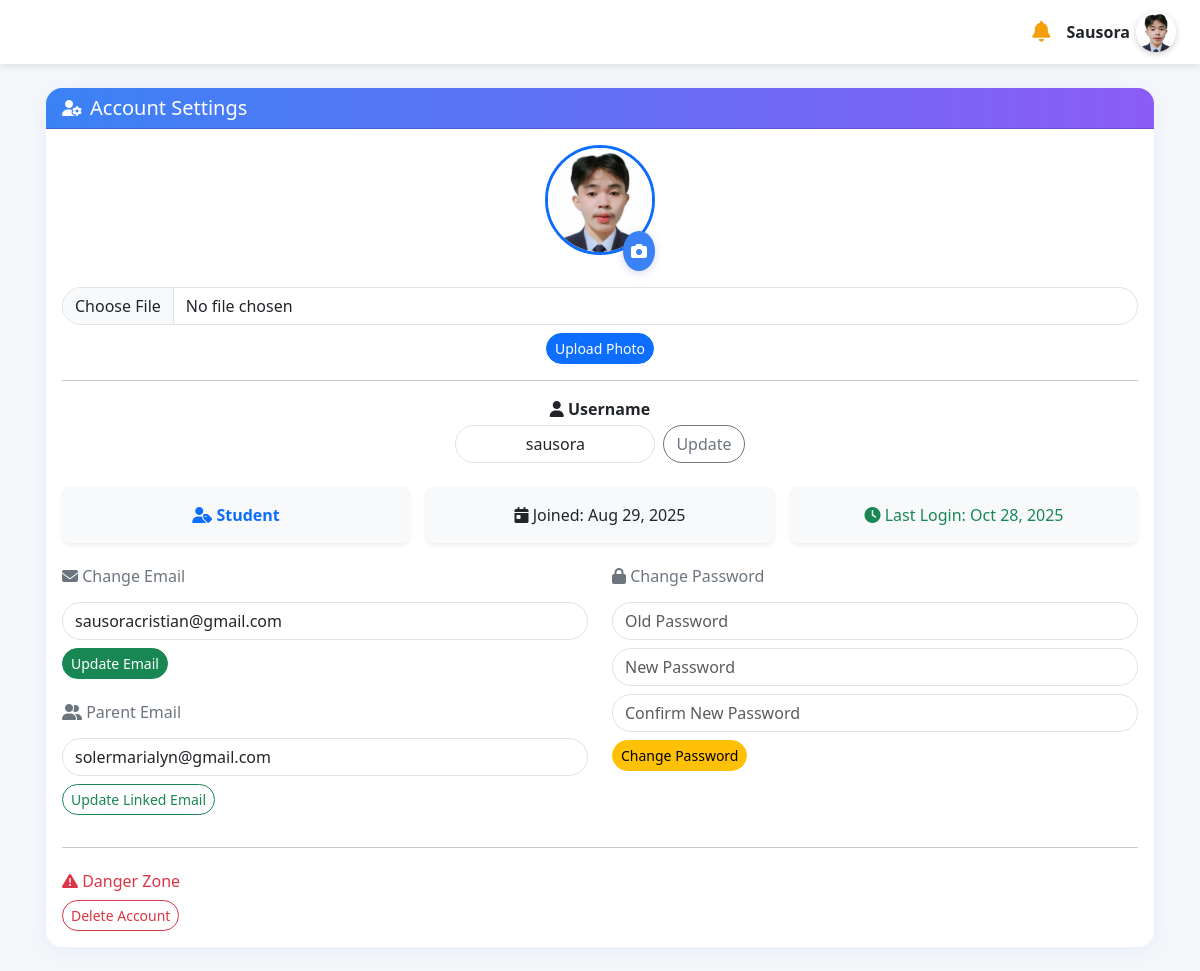
Page /accounts/settings/ (signed in) on the committed database.
### accounts/models.py (models this page shows, shortened)
class User(AbstractUser):
    ROLE_CHOICES = [
        ('student', 'Student'),
        ('teacher', 'Teacher'),
        ('parent', 'Parent'),
        ('admin', 'Admin'),
        ("school_admin", "School Admin"),
    ]
    role = models.CharField(
        max_length=20,
        choices=ROLE_CHOICES,
        blank=True,   # ✅ allow empty
        null=True     # ✅ allow NULL in DB
    )

class Profile(models.Model):
    user = models.OneToOneField(settings.AUTH_USER_MODEL, on_delete=models.CASCADE)
    avatar = models.ImageField(upload_to='avatars/', blank=True, null=True)  # Local uploads
    avatar_url = models.URLField(blank=True, null=True)  # For Google or external URLs
    @property
    def display_avatar(self):
        if self.avatar:
            return self.avatar.url
        elif self.avatar_url:
            return self.avatar_url
        return None

### accounts/views.py (the view, shortened to what this page needs)
# urls.py: path('settings/', views.settings_view, name='settings'),
@login_required
def settings_view(request):
    user = request.user
    profile = user.profile
    parent_email = None  # new variable
    if user.role == "student":
        parent = user.linked_parents.first()
        if parent:
            parent_email = parent.user.email
    elif user.role == "parent":
        student = user.parent_profile.students.first()
        if student:
            parent_email = student.email
    return render(request, "accounts/settings.html", {
        "user": user,
        "parent_email": parent_email,  # send to template
    })

### accounts/templates/accounts/settings.html (shortened to what this page needs)
{% load static %}
<!DOCTYPE html>
<html lang="en">
<head>
  <link href="https://cdn.jsdelivr.net/npm/bootstrap@5.3.0/dist/css/bootstrap.min.css" rel="stylesheet">
  <link href="https://cdnjs.cloudflare.com/ajax/libs/font-awesome/6.4.0/css/all.min.css" rel="stylesheet">
</head>
<body>
  <header class="header">
    <i class="fas fa-bell notification-icon"></i>
    <div class="user-profile" id="userProfileDropdown">
      <span class="fw-semibold d-none d-sm-block">{{ user.first_name }}</span>
      <div class="user-avatar" id="userAvatarBtn">
        {% if user.profile.display_avatar %}
          <img src="{{ user.profile.display_avatar }}" alt="User Avatar">
        {% else %}
          <div class="bg-primary text-white d-flex justify-content-center align-items-center rounded-circle"
               style="width:40px; height:40px; font-weight:bold; font-size:18px;">
            {{ user.first_name|default:user.username|first|upper }}
          </div>
        {% endif %}
      </div>
    </div>
  </header>
  <main class="content-area container py-4">
    <div class="card">
      <div class="card-header d-flex align-items-center">
        <i class="fas fa-user-cog me-2"></i> <h5 class="mb-0">Account Settings</h5>
      </div>
      <div class="card-body">
        <div class="text-center mb-4">
          <div class="position-relative d-inline-block">
            {% if user.profile.display_avatar %}
              <img src="{{ user.profile.display_avatar }}" class="rounded-circle mb-3"
                   style="width: 110px; height: 110px; object-fit: cover; border: 3px solid #0d6efd;">
            {% else %}
              <div class="rounded-circle bg-primary text-white d-flex align-items-center justify-content-center mb-3"
                   style="width: 110px; height: 110px; font-size: 40px;">
                {{ user.first_name|default:user.username|first|upper }}
              </div>
            {% endif %}
            <button class="camera-btn" data-bs-toggle="modal" data-bs-target="#changePhotoModal">
              <i class="fas fa-camera text-white"></i>
            </button>
          </div>
          <form method="POST" enctype="multipart/form-data" class="mt-3">
            <input type="file" name="avatar" accept="image/*" class="form-control mb-2" required>
            <button type="submit" class="btn btn-primary btn-sm">Upload Photo</button>
          </form>
          <hr>
          <label class="form-label fw-bold mb-1"><i class="fas fa-user"></i> Username</label>
          <div class="d-flex justify-content-center gap-2">
            <form method="POST" class="d-flex gap-2">
              <input type="text" class="form-control text-center" style="max-width:200px;" name="username" value="{{ user.username }}" required>
              <button type="submit" class="btn btn-outline-secondary">Update</button>
            </form>
          </div>
        </div>
        <div class="row text-center g-3 mb-4">
          <div class="col-12 col-md-4">
            <div class="bg-light p-3 rounded-3 shadow-sm">
              <span class="text-primary fw-bold"><i class="fas fa-user-tag"></i> {{ user.role|title }}</span>
            </div>
          </div>
          <div class="col-12 col-md-4">
            <div class="bg-light p-3 rounded-3 shadow-sm">
              <i class="fas fa-calendar-day"></i> Joined: {{ user.date_joined|date:"M d, Y" }}
            </div>
          </div>
          <div class="col-12 col-md-4">
            <div class="bg-light p-3 rounded-3 shadow-sm text-success">
              <i class="fas fa-clock"></i> Last Login: {{ user.last_login|date:"M d, Y" }}
            </div>
          </div>
        </div>
<div class="row g-4">
  <div class="col-md-6">
    <h6 class="text-secondary mb-3"><i class="fas fa-envelope"></i> Change Email</h6>
    <form method="POST" class="mb-4">
      <input type="email" name="email" value="{{ user.email }}" class="form-control mb-2" required>
      <button type="submit" class="btn btn-success btn-sm">Update Email</button>
    </form>
    <h6 class="text-secondary mb-3">
      <i class="fas fa-user-friends"></i>
      {% if user.role == "student" %}Parent Email{% elif user.role == "parent" %}Child Email{% else %}Linked Email{% endif %}
    </h6>
    <form method="POST" class="mb-3">
      <input
        type="email"
        name="email"
        value="{{ parent_email|default_if_none:'' }}"
        class="form-control mb-2"
        placeholder="{% if user.role == 'student' %}No parent linked yet{% elif user.role == 'parent' %}No student linked yet{% else %}No linked account{% endif %}"
        required
      >
      <button type="submit" class="btn btn-outline-success btn-sm">Update Linked Email</button>
    </form>
  </div>
  <div class="col-md-6">
    <h6 class="text-secondary mb-3"><i class="fas fa-lock"></i> Change Password</h6>
    <form method="POST">
      <input type="password" name="old_password" placeholder="Old Password" class="form-control mb-2" required>
      <input type="password" name="new_password1" placeholder="New Password" class="form-control mb-2" required>
      <input type="password" name="new_password2" placeholder="Confirm New Password" class="form-control mb-2" required>
      <button type="submit" class="btn btn-warning btn-sm">Change Password</button>
    </form>
  </div>
</div>
        <hr>
        <div class="mt-4">
          <h6 class="text-danger"><i class="fas fa-exclamation-triangle"></i> Danger Zone</h6>
          <form method="POST" onsubmit="return confirm('Are you sure you want to delete this account?');">
            <button type="submit" class="btn btn-outline-danger btn-sm">Delete Account</button>
          </form>
        </div>
      </div>
    </div>
  </main>
</body>
</html>

### accounts/templates/accounts/settings.html (style rules this page uses)
body { font-family: 'Segoe UI', Arial, sans-serif; background: #f5f7fa; min-height: 100vh; display: flex; flex-direction: column; }
.header { background: #fff; padding: 12px 24px; box-shadow: 0 2px 8px rgba(0,0,0,0.1); display: flex; justify-content: flex-end; align-items: center; }
.notification-icon { color: #f59e0b; font-size: 1.3rem; margin-right: 1rem; cursor: pointer; }
.user-profile { position: relative; display: flex; align-items: center; gap: 6px; cursor: pointer; }
.user-avatar { width: 40px; height: 40px; border-radius: 50%; overflow: hidden; box-shadow: 0 2px 6px rgba(0,0,0,0.2); }
.user-avatar img { width: 100%; height: 100%; object-fit: cover; }
.content-area { flex: 1; padding: 1rem; }
.card { border: none; border-radius: 1rem; box-shadow: 0 4px 24px rgba(59,130,246,0.08); overflow: hidden; }
.card-header { background: linear-gradient(90deg, #3b82f6 0%, #8b5cf6 100%); color: white; border-top-left-radius: 1rem; border-top-right-radius: 1rem; }
.camera-btn { position: absolute; bottom: 0; right: 0; background: #3b82f6; border: none; border-radius: 50%; padding: 0.5em; box-shadow: 0 2px 8px rgba(60,60,180,0.2); cursor: pointer; transition: background 0.2s; }
input.form-control, .btn { border-radius: 2rem !important; }
@media (min-width: 768px) { .row.g-4 { display: flex; align-items: start; } }
@media (min-width: 768px) { .col-md-6 { display: flex; flex-direction: column; justify-content: start; } }

### rows in the picture
User: first_name "Sausora", profile.display_avatar (picture), username "sausora", role "Student", date_joined "Aug 29, 2025", last_login "Oct 28, 2025", email "sausoracristian@gmail.com"
User: email "solermarialyn@gmail.com"
